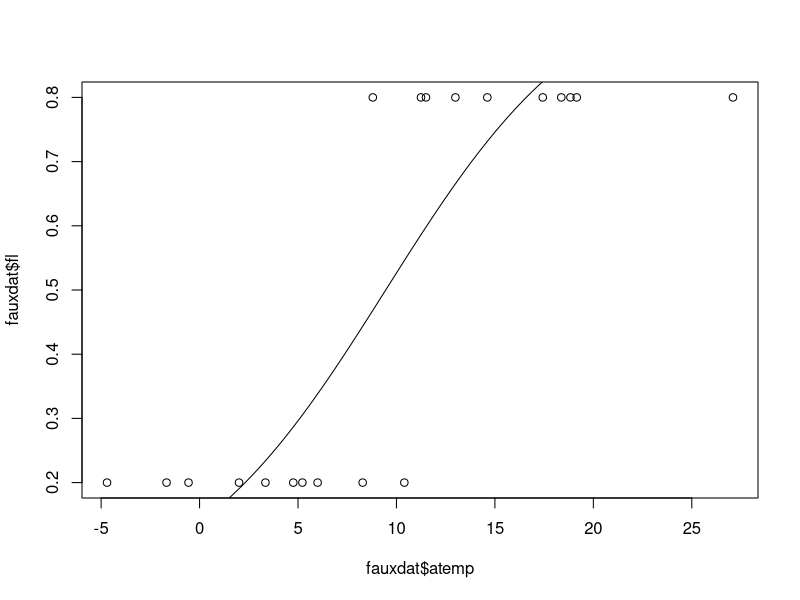

Write R code to recreate this figure.
# Simulate data
## crap
a <- 0
b <- 1
sigma <- 2
temp = 5
threshold = 3
dd <- max(0, temp - threshold)
cum_temp <- cumsum(temp)

log(.2/(1-.2))
log(.8/(1-0.8))

rnorm(100, mean = a + b * cum_temp, sd = sigma)
##

## i can make a logit
fauxdat <- data.frame(ind = rep(1:10,2), atemp = c(rnorm(10, 3, 5), rnorm(10, 15, 5)), fl = sort(rep(c(.2,.8),10)))

logit <- glm(fl ~ atemp, family = gaussian(link = "logit"), data = fauxdat)

summary(logit)

plot(fauxdat$atemp, fauxdat$fl)
curve(predict(logit, data.frame(atemp = x), type = "resp"), add = TRUE)
